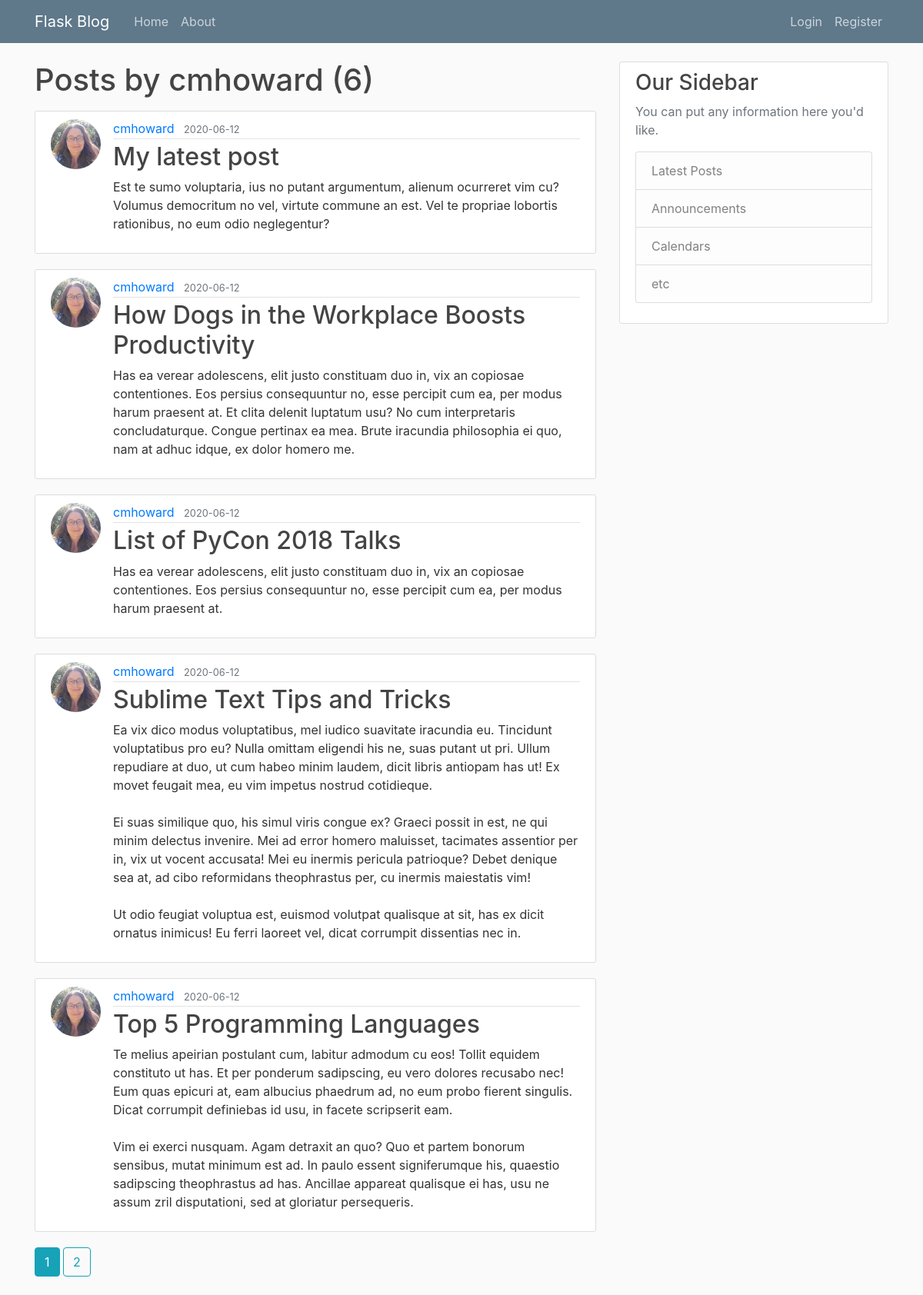
Page /user/cmhoward on the committed database.
### flaskblog/models.py (models this page shows, shortened)
class User(db.Model, UserMixin):
    id = db.Column(db.Integer, primary_key=True)
    username = db.Column(db.String(20), unique=True, nullable=False)
    email = db.Column(db.String(120), unique=True, nullable=False)
    image_file = db.Column(db.String(20), nullable=False, default='default.png')
    password = db.Column(db.String(60), nullable=False)
    posts = db.relationship('Post', backref='author', lazy=True)

class Post(db.Model):
    id = db.Column(db.Integer, primary_key=True)
    title = db.Column(db.String(100), nullable=False)
    date_posted = db.Column(db.DateTime, nullable=False, default=datetime.utcnow)
    content = db.Column(db.Text, nullable=False)
    user_id = db.Column(db.Integer, db.ForeignKey('user.id'), nullable=False)

### flaskblog/routes.py (the view)
@app.route('/user/<string:username>')
def user_posts(username):
    page = request.args.get('page', 1, type=int)
    user = User.query.filter_by(username=username).first_or_404()
    posts = Post.query.filter_by(author=user)\
        .order_by(Post.date_posted.desc())\
        .paginate(page=page, per_page=5)
    return render_template('user_posts.html', posts=posts, user=user)

### flaskblog/templates/user_posts.html
{% extends "layout.html" %}
{% block content %}
    <h1 class="mb-3">Posts by {{ user.username }} ({{ posts.total }}) </h1>
    {% for post in posts.items %}
        <article class="media content-section">
            <img class="rounded-circle article-img" src="{{ url_for('static',filename='profile_pics/' + post.author.image_file) }}">
            <div class="media-body">
            <div class="article-metadata">
              <a class="mr-2" href="{{ url_for('user_posts', username=post.author.username) }}">{{ post.author.username }}</a>
              <small class="text-muted">{{ post.date_posted.strftime('%Y-%m-%d') }}</small>
            </div>
            <h2><a class="article-title" href="{{ url_for('post', post_id=post.id)}}">{{ post.title }}</a></h2>
            <p class="article-content">{{ post.content }}</p>
            </div>
        </article>
    {% endfor %}
    {% for page_num in posts.iter_pages(left_edge=1, right_edge=1, left_current=1, right_current=2) %}
      {% if page_num %}
        {% if posts.page == page_num %}
          <a class="btn btn-info mb-4" href="{{ url_for('user_posts', username=user.username, page=page_num) }}">{{ page_num }}</a>
        {% else %}
          <a class="btn btn-outline-info mb-4" href="{{ url_for('user_posts', username=user.username, page=page_num) }}">{{ page_num }}</a>
        {% endif %}
      {% else %}
        ...
      {% endif %}
    {% endfor %}
{% endblock content %}

### flaskblog/static/main.css (style rules this page uses)
body { background: #fafafa; color: #333333; margin-top: 5rem; }
h1, h2, h3, h4, h5, h6 { color: #444444; }
.content-section { background: #ffffff; padding: 10px 20px; border: 1px solid #dddddd; border-radius: 3px; margin-bottom: 20px; }
.article-title { color: #444444; }
.article-content { white-space: pre-line; }
.article-img { height: 65px; width: 65px; margin-right: 16px; }
.article-metadata { padding-bottom: 1px; margin-bottom: 4px; border-bottom: 1px solid #e3e3e3 }

### rows in the picture
User: username "cmhoward"
Post: image_file (picture), author.username "cmhoward", date_posted "2020-06-12", title "My latest post", content "Est te sumo voluptaria, ius no putant argumentum, alienum ocurreret vim cu? Volumus democritum no vel, virtute commune an est. Vel te propriae lobortis rationibus, no eum odio neglegentur?"
Post: image_file (picture), author.username "cmhoward", date_posted "2020-06-12", title "How Dogs in the Workplace Boosts Productivity", content "Has ea verear adolescens, elit justo constituam duo in, vix an copiosae contentiones. Eos persius consequuntur no, esse percipit cum ea, per modus harum praesent at. Et clita delenit luptatum usu? No cum interpretaris concludaturque. Congue pertinax ea mea. Brute iracundia philosophia ei quo, nam at adhuc idque, ex dolor homero me."
Post: image_file (picture), author.username "cmhoward", date_posted "2020-06-12", title "List of PyCon 2018 Talks", content "Has ea verear adolescens, elit justo constituam duo in, vix an copiosae contentiones. Eos persius consequuntur no, esse percipit cum ea, per modus harum praesent at."
Post: image_file (picture), author.username "cmhoward", date_posted "2020-06-12", title "Sublime Text Tips and Tricks", content "Ea vix dico modus voluptatibus, mel iudico suavitate iracundia eu. Tincidunt voluptatibus pro eu? Nulla omittam eligendi his ne, suas putant ut pri. Ullum repudiare at duo, ut cum habeo minim laudem, dicit libris antiopam has ut! Ex movet feugait mea, eu vim impetus nostrud cotidieque. Ei suas similique quo, his simul viris congue ex? Graeci possit in est, ne qui minim delectus invenire. Mei ad error homero maluisset, tacimates assentior per in, vix ut vocent accusata! Mei eu inermis pericula patrioque? Debet denique sea at, ad cibo reformidans theophrastus per, cu inermis maiestatis vim! Ut odio feugiat voluptua est, euismod volutpat qualisque at sit, has ex dicit ornatus inimicus! Eu…"
Post: image_file (picture), author.username "cmhoward", date_posted "2020-06-12", title "Top 5 Programming Languages", content "Te melius apeirian postulant cum, labitur admodum cu eos! Tollit equidem constituto ut has. Et per ponderum sadipscing, eu vero dolores recusabo nec! Eum quas epicuri at, eam albucius phaedrum ad, no eum probo fierent singulis. Dicat corrumpit definiebas id usu, in facete scripserit eam. Vim ei exerci nusquam. Agam detraxit an quo? Quo et partem bonorum sensibus, mutat minimum est ad. In paulo essent signiferumque his, quaestio sadipscing theophrastus ad has. Ancillae appareat qualisque ei has, usu ne assum zril disputationi, sed at gloriatur persequeris."

### other values in the picture
{{ posts.total }} "6"
{{ page_num }} "1"
{{ page_num }} "2"
